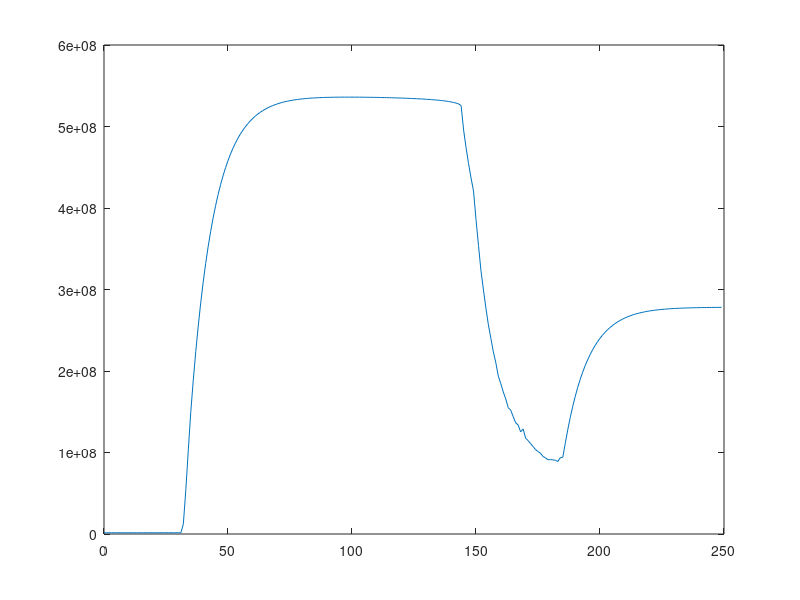

Write MATLAB code to recreate this figure.
function n = gdp_test()



load gdp_test.txt;

plot (gdp_test(:,1), gdp_test(:,2))


#while (i < 100)
#load gdp_test.txt;
#replot
#wait 1s
#end




end
